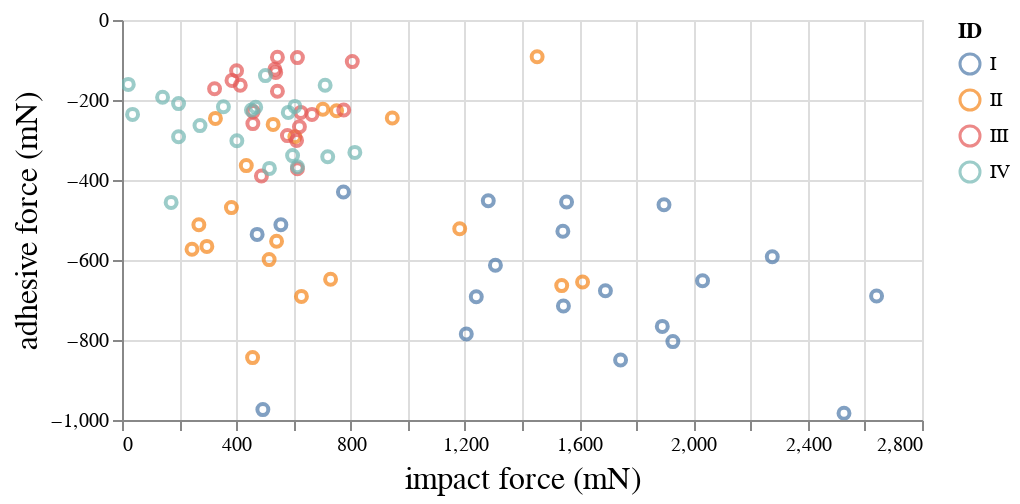

Notebook code for this chart:
### Code cell
chart_frog.configure_view(
    height=200,width=400
    ).configure_axis(
        titleFontSize=16,
        titleFontWeight='normal'
    ).interactive()
